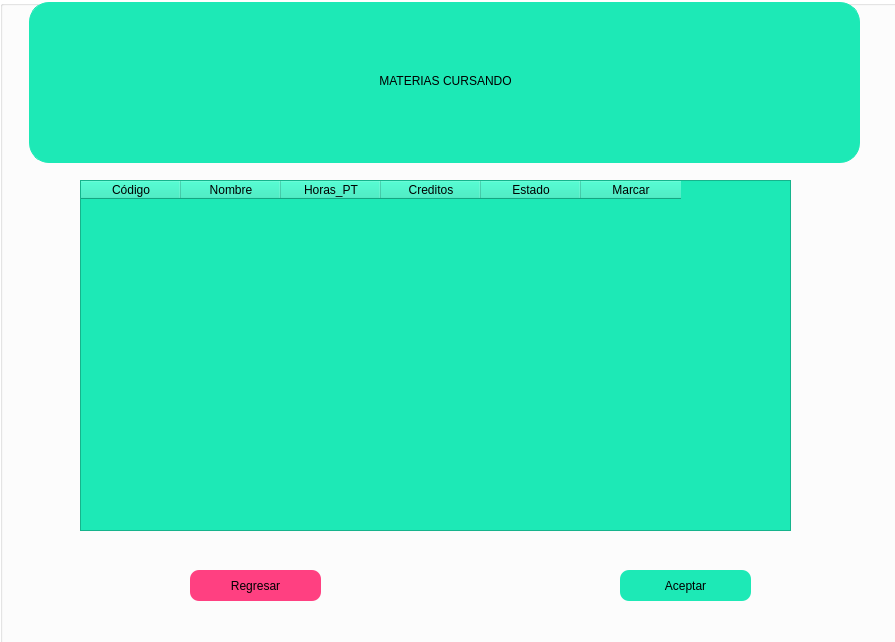
<?xml version="1.0" encoding="UTF-8"?>
<ui version="4.0">
 <class>marcar_Materias_Cursando</class>
 <widget class="QDialog" name="marcar_Materias_Cursando">
  <property name="geometry">
   <rect>
    <x>0</x>
    <y>0</y>
    <width>895</width>
    <height>642</height>
   </rect>
  </property>
  <property name="windowTitle">
   <string>Dialog</string>
  </property>
  <widget class="QGroupBox" name="groupBox_2">
   <property name="geometry">
    <rect>
     <x>0</x>
     <y>0</y>
     <width>1101</width>
     <height>691</height>
    </rect>
   </property>
   <property name="styleSheet">
    <string notr="true">background-color: rgb(255, 255, 255);</string>
   </property>
   <property name="title">
    <string/>
   </property>
   <widget class="QTableWidget" name="Tabla1">
    <property name="geometry">
     <rect>
      <x>80</x>
      <y>180</y>
      <width>711</width>
      <height>351</height>
     </rect>
    </property>
    <property name="styleSheet">
     <string notr="true">color: rgb(0, 0, 0);
background-color: #1DE9B6;  </string>
    </property>
    <column>
     <property name="text">
      <string>Código</string>
     </property>
     <property name="textAlignment">
      <set>AlignCenter</set>
     </property>
    </column>
    <column>
     <property name="text">
      <string>Nombre</string>
     </property>
     <property name="textAlignment">
      <set>AlignCenter</set>
     </property>
    </column>
    <column>
     <property name="text">
      <string>Horas_PT</string>
     </property>
     <property name="textAlignment">
      <set>AlignCenter</set>
     </property>
    </column>
    <column>
     <property name="text">
      <string>Creditos</string>
     </property>
     <property name="textAlignment">
      <set>AlignCenter</set>
     </property>
    </column>
    <column>
     <property name="text">
      <string>Estado</string>
     </property>
     <property name="textAlignment">
      <set>AlignCenter</set>
     </property>
    </column>
    <column>
     <property name="text">
      <string>Marcar</string>
     </property>
     <property name="textAlignment">
      <set>AlignCenter</set>
     </property>
    </column>
   </widget>
   <widget class="QLabel" name="MateriasCursando">
    <property name="geometry">
     <rect>
      <x>190</x>
      <y>40</y>
      <width>511</width>
      <height>81</height>
     </rect>
    </property>
    <property name="styleSheet">
     <string notr="true">font: 75 25pt &quot;Berlin Sans FB Demi&quot;;
background:transparent;

</string>
    </property>
    <property name="text">
     <string>MATERIAS CURSANDO</string>
    </property>
    <property name="alignment">
     <set>Qt::AlignCenter</set>
    </property>
   </widget>
   <widget class="QLabel" name="label_2">
    <property name="geometry">
     <rect>
      <x>61</x>
      <y>24</y>
      <width>111</width>
      <height>101</height>
     </rect>
    </property>
    <property name="styleSheet">
     <string notr="true">background-color: transparent;</string>
    </property>
    <property name="text">
     <string/>
    </property>
    <property name="pixmap">
     <pixmap resource="SRC.qrc">:/Images/check-form_116472.png</pixmap>
    </property>
    <property name="scaledContents">
     <bool>true</bool>
    </property>
   </widget>
   <widget class="QLabel" name="label_3">
    <property name="geometry">
     <rect>
      <x>730</x>
      <y>22</y>
      <width>111</width>
      <height>101</height>
     </rect>
    </property>
    <property name="styleSheet">
     <string notr="true">background-color: transparent;
</string>
    </property>
    <property name="pixmap">
     <pixmap resource="SRC.qrc">:/Images/checklist_102320.png</pixmap>
    </property>
    <property name="scaledContents">
     <bool>true</bool>
    </property>
   </widget>
   <widget class="QPushButton" name="Aceptar">
    <property name="geometry">
     <rect>
      <x>620</x>
      <y>570</y>
      <width>131</width>
      <height>31</height>
     </rect>
    </property>
    <property name="styleSheet">
     <string notr="true">background-color: #1DE9B6; 
font: 14pt 75 &quot;Times New Roman&quot;;

border: 2px ;
    border-radius: 9px;</string>
    </property>
    <property name="text">
     <string>Aceptar</string>
    </property>
   </widget>
   <widget class="QPushButton" name="Regresar">
    <property name="geometry">
     <rect>
      <x>190</x>
      <y>570</y>
      <width>131</width>
      <height>31</height>
     </rect>
    </property>
    <property name="styleSheet">
     <string notr="true">background-color: #FF4081;
font: 14pt 75 &quot;Times New Roman&quot;;
border: 2px ;
    border-radius: 9px;</string>
    </property>
    <property name="text">
     <string>Regresar</string>
    </property>
   </widget>
   <widget class="QLabel" name="label_4">
    <property name="geometry">
     <rect>
      <x>29</x>
      <y>2</y>
      <width>831</width>
      <height>161</height>
     </rect>
    </property>
    <property name="styleSheet">
     <string notr="true">background-color: #1DE9B6;  
border: 1px solid #1DE9B6;
    border-radius: 20px;
    margin-top: 0.5em;</string>
    </property>
    <property name="text">
     <string/>
    </property>
   </widget>
   <zorder>label_4</zorder>
   <zorder>Tabla1</zorder>
   <zorder>MateriasCursando</zorder>
   <zorder>label_2</zorder>
   <zorder>label_3</zorder>
   <zorder>Aceptar</zorder>
   <zorder>Regresar</zorder>
  </widget>
 </widget>
 <resources>
  <include location="SRC.qrc"/>
 </resources>
 <connections/>
</ui>
